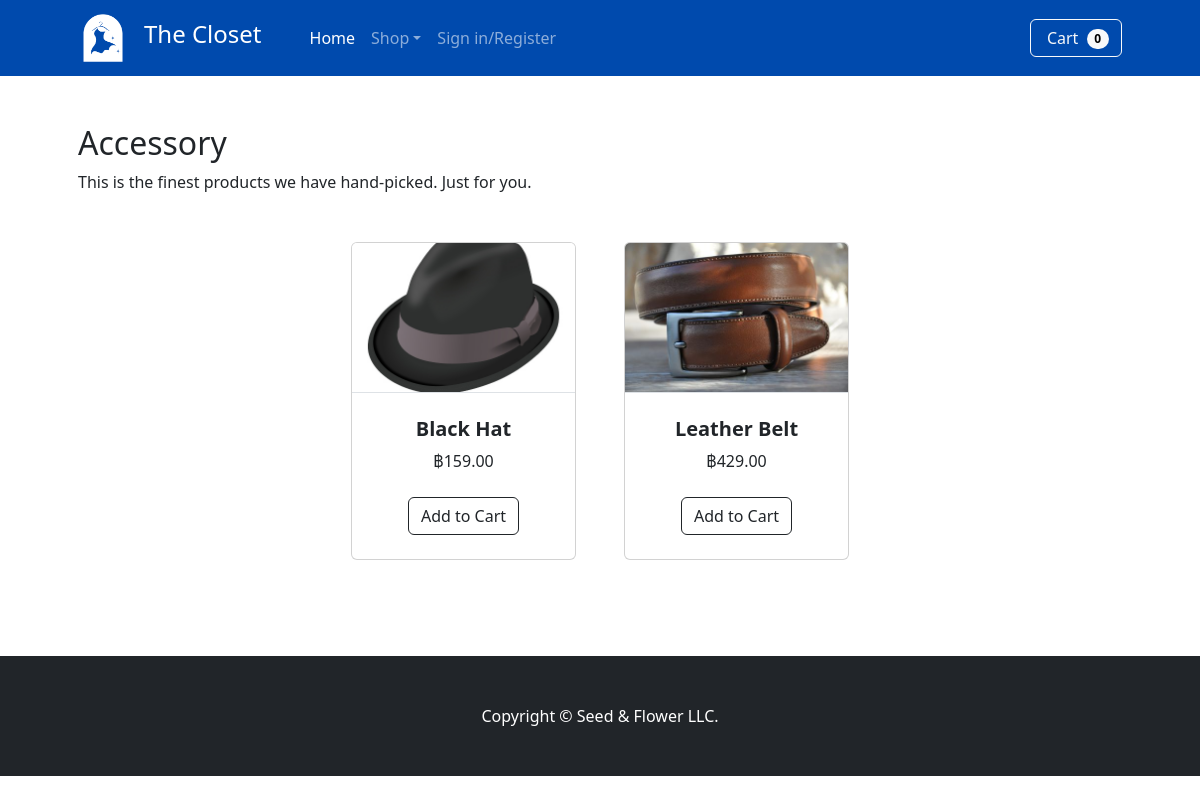
The app's page /accessory.php, older data.
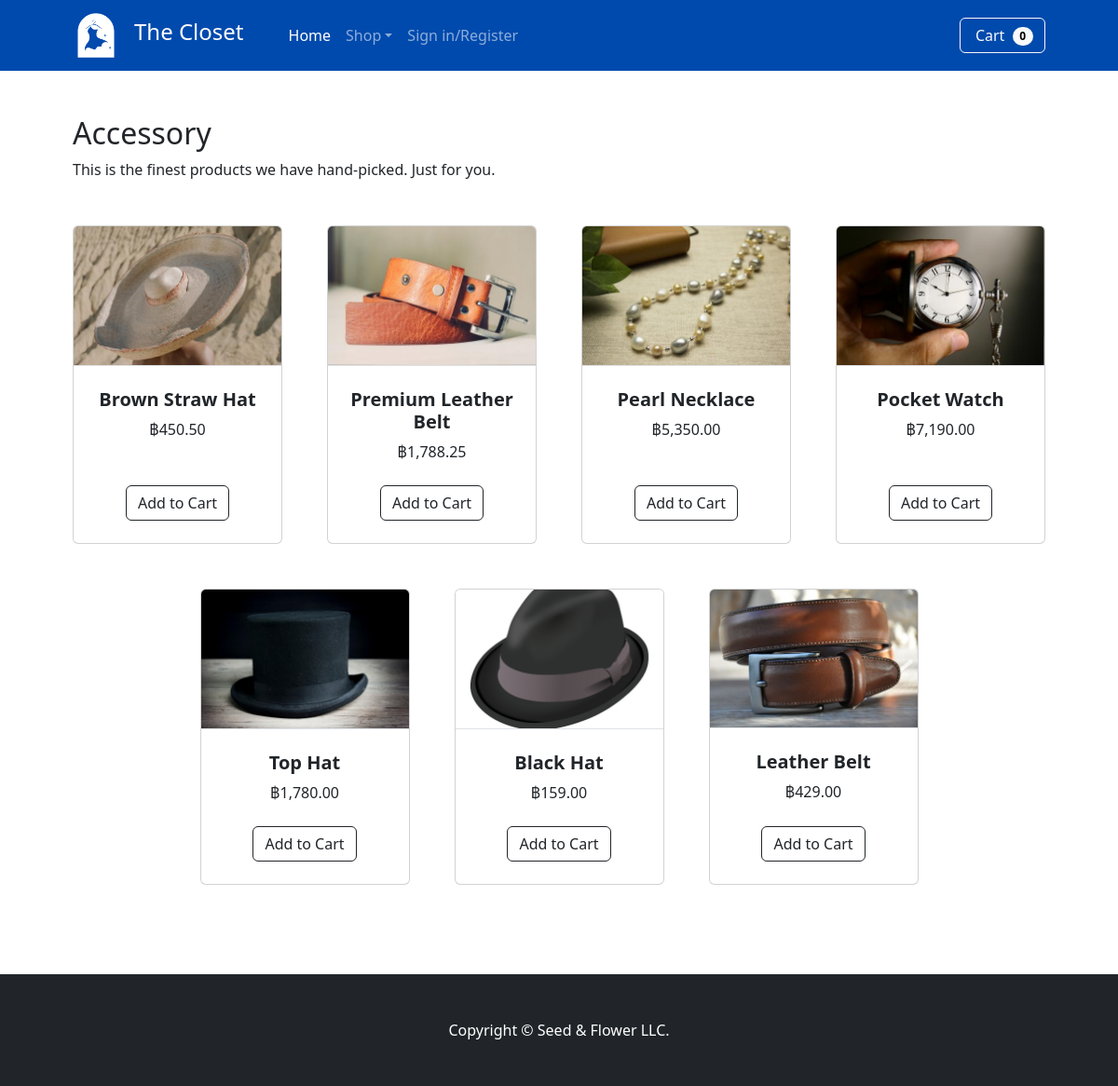
The same page, newer data.
### tables this page shows
CREATE TABLE `product` (
  `pID` int(3) NOT NULL,
  `pname` varchar(25) NOT NULL,
  `pimagedir` varchar(350) NOT NULL,
  `price` decimal(10,2) NOT NULL,
  `ptype` char(1) DEFAULT NULL,
  `isFeature` tinyint(1) NOT NULL
);

### accessory.php (the view, shortened to what this page needs)
<!doctype html>
<html lang="en">
  <head>
    <link href="https://cdn.jsdelivr.net/npm/bootstrap@5.2.2/dist/css/bootstrap.min.css" rel="stylesheet">
   </head>
  <body>
    <?php include "func/navbar.php";?>
    <section class="mb-5">
      <div class="container px-4 px-lg-5 mt-5">
        <h2>Accessory</h2>
        <p class="mb-5">This is the finest products we have hand-picked. Just for you.</p>
          <div class="row gx-4 gx-lg-5 row-cols-2 row-cols-md-3 row-cols-xl-4 justify-content-center">
          <?php
            $q = "SELECT * FROM product WHERE ptype=\"d\"";
            $result=$mysqli->query($q);
            while($row=$result->fetch_array()){?>
                <div class="col mb-5">
                    <div class="card h-100">
                        <img class="card-img-top border-bottom" src="<?php echo $row['pimagedir'] ?>" alt="..." />
                        <div class="card-body bg-mute p-4">
                            <div class="text-center">
                                <h5 class="fw-bolder"><?php echo $row['pname'] ?></h5>
                                ฿<?php echo number_format($row['price'], 2, '.', ',') ?>
                            </div>
                        </div>
                        <div class="card-footer p-4 pt-0 border-top-0 bg-transparent">
                            <div class="text-center">
                                <form action="func/addtocart.php" method="post">
                                    <div type="submit" class="text-center">
                                        <input type="submit" name="add_to_cart" style="margin-top:5px;" class="btn btn-outline-dark mt-auto" value="Add to Cart" />
                                    </div>
                                </form>
                            </div>
                        </div>
                    </div>
                </div>
            <?php }?>
      </div>
  </section>
  </body>
</html>

### func/navbar.php (shortened to what this page needs)
<?php
    require_once('connect.php');
?>
<nav class="navbar navbar-expand-lg navbar-dark" style="background-color:#004AAD">
<div class="container px-4 px-lg-5">
    <a class="navbar-brand" href="index.php">
        <img src="asset/logo2.png" alt="Avatar Logo" style="width:50px;">
    </a>
    <a class="navbar-brand" href="index.php"><h4>The Closet</h4></a>
    <div class="collapse navbar-collapse" id="navbarSupportedContent">
        <ul class="navbar-nav me-auto mb-2 mb-lg-0 ms-lg-4">
            <li class="nav-item"><a class="nav-link active" aria-current="page" href="index.php">Home</a></li>
            <li class="nav-item dropdown">
                <a class="nav-link dropdown-toggle" id="navbarDropdown" href="#" role="button" data-bs-toggle="dropdown" aria-expanded="false">Shop</a>
            </li>
            <?php
                    if(isset($_SESSION['username']) || isset($_SESSION['logged in'])){?>
                    <li class="nav-item dropdown">
                        <a class="nav-link dropdown-toggle" id="navbarDropdown" href="#" role="button" data-bs-toggle="dropdown" aria-expanded="false"><?php echo 'Hello! '. $_SESSION['username'];?></a>
                        <ul class="dropdown-menu" aria-labelledby="navbarDropdown">
                            <li><a class="dropdown-item" href="info_page.php">Edit infomation</a></li>
                            <li><hr class="dropdown-divider" /></li>
                            <li><a class="dropdown-item" href="func/logout.php">Logout</a></li>
                        </ul>
                    </li>
                    <?php } else{?>
                    <li class="nav-item"><a class="nav-link" href="login_page.php">Sign in/Register</a></li>
                    <?php }
            ?>
        </ul>
        <?php
            if(isset($_SESSION['username'])){
                $q = "SELECT count(c.pID) AS amount, price FROM cart c JOIN product p ON c.pID = p.pID WHERE userID = '".$_SESSION['userID']."' GROUP BY c.pID";
                $result=$mysqli->query($q);
                $count=$result->num_rows;
            }
            else{$count = 0;}
        ?>
        <form class="d-flex" action="cart.php" method="post">
            <button class="btn btn-outline-light" type="summit">
                Cart
                <span class="badge bg-light text-black ms-1 rounded-pill"><?php echo $count ?></span>
            </button>
        </form>
    </div>
</div>
</nav>

Row changes from the older to the newer data that the page shows:
added product: pimagedir (picture), pname "Brown Straw Hat", price "450.50"
added product: pimagedir (picture), pname "Premium Leather Belt", price "1,788.25"
added product: pimagedir (picture), pname "Pearl Necklace", price "5,350.00"
added product: pimagedir (picture), pname "Pocket Watch", price "7,190.00"
added product: pimagedir (picture), pname "Top Hat", price "1,780.00"
